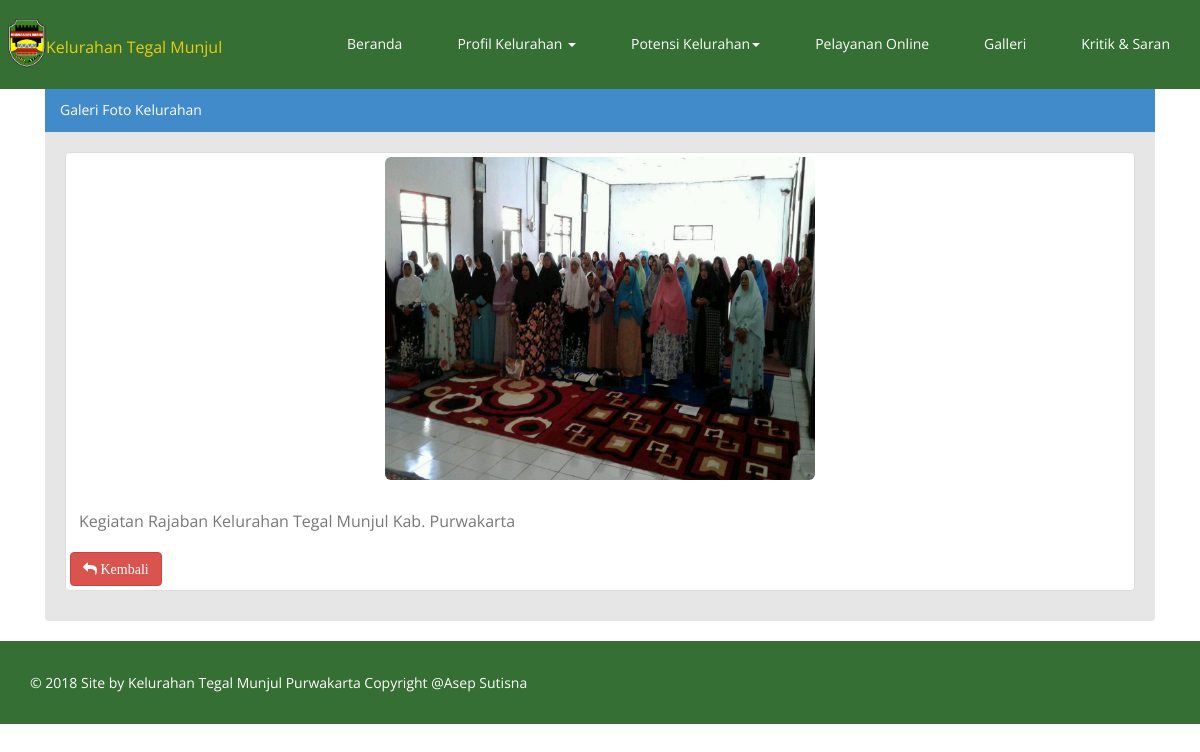
The app's page /?main=galeri&see_photo=11 with its own data.
### tables this page shows
CREATE TABLE `galeri` (
  `id_galeri` int(11) NOT NULL,
  `id_admin` int(11) NOT NULL,
  `foto` varchar(100) NOT NULL,
  `deskripsi` text NOT NULL,
  `tgl` date NOT NULL
);

### gallery.php (the view, shortened to what this page needs)
<div class="box-galeri">
	<div class="container">
		<?php
			if(isset($_GET["see_photo"])){
				$see_photo = $_GET["see_photo"];
				$sql = "select * from galeri where id_galeri = '".$see_photo."'";
				$result = mysql_query($sql);
				$row = mysql_fetch_array($result);
				extract($row);
		?>
				<div class="col-lg-12">
					<div class="panel panel-primary">
						<div class="panel-heading">Galeri Foto Kelurahan</div>
						<div class="panel-body">
							<div class="thumbnail">
						      <img src="assets/galeri_desa/<?php echo $foto; ?>"   alt="..." class="img-rounded" width="430" height="450">
						      <div class="caption">
						        <h3><?php echo $deskripsi; ?></h3>
						      </div>
						      <a class="btn btn-danger" href="?home=beranda#galeri"><span class="	fa fa-mail-reply"> Kembali</a>
						    </div>
						</div>
					</div>
				</div>
		<?php
			}
		?>
	</div>
</div>

### css/style.css (style rules this page uses)
body { background: #fff; font-family:'Open Sans', Arial, sans-serif; color:#333; line-height:1.6em; }
h1, h2, h3, h4, h5, h6 { font-weight:500; font-family:'Open Sans', Arial, sans-serif; color:#333; }
h3 { font-size: 16px; color: #787878; font-weight: 400; line-height: 24px; }
a { color: #E8CE0E; -webkit-transition: color 300ms, background-color 300ms; -moz-transition: color 300ms, background-color 300ms; -o-transition: color 300ms, background-color 300ms; transition: color 300ms, background-color 300ms; }
.panel-default>.panel-heading, .panel { background-color: #e6e6e6; border:0 none; box-shadow:none; }
.panel-body { padding: 20px 20px 10px; }
.panel-heading { border-radius: 0; }
.box-galeri { margin-top: 89px; }

### records on screen
galeri: foto (picture), deskripsi "Kegiatan Rajaban Kelurahan Tegal Munjul Kab. Purwakarta"
